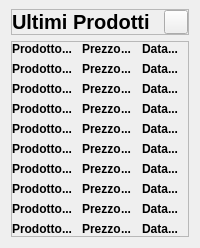
        <widget class="QWidget" name="productsFrame" native="true">
         <property name="sizePolicy">
          <sizepolicy hsizetype="Preferred" vsizetype="Expanding">
           <horstretch>0</horstretch>
           <verstretch>0</verstretch>
          </sizepolicy>
         </property>
         <layout class="QVBoxLayout" name="verticalLayout_2">
          <property name="topMargin">
           <number>9</number>
          </property>
          <item alignment="Qt::AlignTop">
           <widget class="QWidget" name="widget_4" native="true">
            <layout class="QHBoxLayout" name="horizontalLayout_7">
             <property name="spacing">
              <number>0</number>
             </property>
             <property name="leftMargin">
              <number>0</number>
             </property>
             <property name="topMargin">
              <number>0</number>
             </property>
             <property name="rightMargin">
              <number>0</number>
             </property>
             <property name="bottomMargin">
              <number>0</number>
             </property>
             <item alignment="Qt::AlignTop">
              <widget class="QFrame" name="frame">
               <property name="frameShape">
                <enum>QFrame::StyledPanel</enum>
               </property>
               <property name="frameShadow">
                <enum>QFrame::Raised</enum>
               </property>
               <layout class="QHBoxLayout" name="horizontalLayout_8">
                <property name="spacing">
                 <number>0</number>
                </property>
                <property name="leftMargin">
                 <number>0</number>
                </property>
                <property name="topMargin">
                 <number>0</number>
                </property>
                <property name="rightMargin">
                 <number>0</number>
                </property>
                <property name="bottomMargin">
                 <number>0</number>
                </property>
                <item>
                 <widget class="QLabel" name="prodottiHeader">
                  <property name="sizePolicy">
                   <sizepolicy hsizetype="Preferred" vsizetype="Expanding">
                    <horstretch>0</horstretch>
                    <verstretch>0</verstretch>
                   </sizepolicy>
                  </property>
                  <property name="font">
                   <font>
                    <family>Leelawadee UI</family>
                    <pointsize>15</pointsize>
                    <weight>75</weight>
                    <bold>true</bold>
                   </font>
                  </property>
                  <property name="text">
                   <string>Ultimi Prodotti</string>
                  </property>
                 </widget>
                </item>
                <item>
                 <widget class="QPushButton" name="avantiarw">
                  <property name="minimumSize">
                   <size>
                    <width>24</width>
                    <height>24</height>
                   </size>
                  </property>
                  <property name="maximumSize">
                   <size>
                    <width>24</width>
                    <height>24</height>
                   </size>
                  </property>
                  <property name="text">
                   <string/>
                  </property>
                  <property name="icon">
                   <iconset resource="resources.qrc">
                    <normaloff>:/blackIcons/assets/#000(black) icons/arrow-right.svg</normaloff>:/blackIcons/assets/#000(black) icons/arrow-right.svg</iconset>
                  </property>
                  <property name="iconSize">
                   <size>
                    <width>24</width>
                    <height>24</height>
                   </size>
                  </property>
                 </widget>
                </item>
               </layout>
              </widget>
             </item>
            </layout>
           </widget>
          </item>
          <item>
           <widget class="QFrame" name="productsContainer">
            <property name="sizePolicy">
             <sizepolicy hsizetype="Preferred" vsizetype="Expanding">
              <horstretch>0</horstretch>
              <verstretch>0</verstretch>
             </sizepolicy>
            </property>
            <property name="frameShape">
             <enum>QFrame::StyledPanel</enum>
            </property>
            <property name="frameShadow">
             <enum>QFrame::Raised</enum>
            </property>
            <layout class="QGridLayout" name="gridLayout">
             <property name="leftMargin">
              <number>0</number>
             </property>
             <property name="topMargin">
              <number>0</number>
             </property>
             <property name="rightMargin">
              <number>0</number>
             </property>
             <property name="bottomMargin">
              <number>0</number>
             </property>
             <property name="horizontalSpacing">
              <number>0</number>
             </property>
             <item row="0" column="5">
              <widget class="QLabel" name="label_7">
               <property name="font">
                <font>
                 <family>Leelawadee UI</family>
                 <weight>75</weight>
                 <bold>true</bold>
                </font>
               </property>
               <property name="text">
                <string>...</string>
               </property>
              </widget>
             </item>
             <item row="3" column="1">
              <widget class="QLabel" name="label_19">
               <property name="font">
                <font>
                 <family>Leelawadee UI</family>
                 <weight>75</weight>
                 <bold>true</bold>
                </font>
               </property>
               <property name="text">
                <string>...</string>
               </property>
              </widget>
             </item>
             <item row="5" column="0">
              <widget class="QLabel" name="label_12">
               <property name="font">
                <font>
                 <family>Leelawadee UI</family>
                 <weight>75</weight>
                 <bold>true</bold>
                </font>
               </property>
               <property name="text">
                <string>Prodotto</string>
               </property>
              </widget>
             </item>
             <item row="8" column="1">
              <widget class="QLabel" name="label_24">
               <property name="font">
                <font>
                 <family>Leelawadee UI</family>
                 <weight>75</weight>
                 <bold>true</bold>
                </font>
               </property>
               <property name="text">
                <string>...</string>
               </property>
              </widget>
             </item>
             <item row="4" column="5">
              <widget class="QLabel" name="label_56">
               <property name="font">
                <font>
                 <family>Leelawadee UI</family>
                 <weight>75</weight>
                 <bold>true</bold>
                </font>
               </property>
               <property name="text">
                <string>...</string>
               </property>
              </widget>
             </item>
             <item row="8" column="2">
              <widget class="QLabel" name="label_34">
               <property name="font">
                <font>
                 <family>Leelawadee UI</family>
                 <weight>75</weight>
                 <bold>true</bold>
                </font>
               </property>
               <property name="text">
                <string>Prezzo</string>
               </property>
              </widget>
             </item>
             <item row="5" column="3">
              <widget class="QLabel" name="label_39">
               <property name="font">
                <font>
                 <family>Leelawadee UI</family>
                 <weight>75</weight>
                 <bold>true</bold>
                </font>
               </property>
               <property name="text">
                <string>...</string>
               </property>
              </widget>
             </item>
             <item row="6" column="1">
              <widget class="QLabel" name="label_22">
               <property name="font">
                <font>
                 <family>Leelawadee UI</family>
                 <weight>75</weight>
                 <bold>true</bold>
                </font>
               </property>
               <property name="text">
                <string>...</string>
               </property>
              </widget>
             </item>
             <item row="1" column="4">
              <widget class="QLabel" name="label_44">
               <property name="font">
                <font>
                 <family>Leelawadee UI</family>
                 <weight>75</weight>
                 <bold>true</bold>
                </font>
               </property>
               <property name="text">
                <string>Data</string>
               </property>
              </widget>
             </item>
             <item row="2" column="0">
              <widget class="QLabel" name="label_9">
               <property name="font">
                <font>
                 <family>Leelawadee UI</family>
                 <weight>75</weight>
                 <bold>true</bold>
                </font>
               </property>
               <property name="text">
                <string>Prodotto</string>
               </property>
              </widget>
             </item>
             <item row="2" column="1">
              <widget class="QLabel" name="label_18">
               <property name="font">
                <font>
                 <family>Leelawadee UI</family>
                 <weight>75</weight>
                 <bold>true</bold>
                </font>
               </property>
               <property name="text">
                <string>...</string>
               </property>
              </widget>
             </item>
             <item row="0" column="4">
              <widget class="QLabel" name="label_4">
               <property name="font">
                <font>
                 <family>Leelawadee UI</family>
                 <weight>75</weight>
                 <bold>true</bold>
                </font>
               </property>
               <property name="text">
                <string>Data</string>
               </property>
              </widget>
             </item>
             <item row="8" column="3">
              <widget class="QLabel" name="label_42">
               <property name="font">
                <font>
                 <family>Leelawadee UI</family>
                 <weight>75</weight>
                 <bold>true</bold>
                </font>
               </property>
               <property name="text">
                <string>...</string>
               </property>
              </widget>
             </item>
             <item row="3" column="5">
              <widget class="QLabel" name="label_55">
               <property name="font">
                <font>
                 <family>Leelawadee UI</family>
                 <weight>75</weight>
                 <bold>true</bold>
                </font>
               </property>
               <property name="text">
                <string>...</string>
               </property>
              </widget>
             </item>
             <item row="4" column="3">
              <widget class="QLabel" name="label_38">
               <property name="font">
                <font>
                 <family>Leelawadee UI</family>
                 <weight>75</weight>
                 <bold>true</bold>
                </font>
               </property>
               <property name="text">
                <string>...</string>
               </property>
              </widget>
             </item>
             <item row="9" column="5">
              <widget class="QLabel" name="label_61">
               <property name="font">
                <font>
                 <family>Leelawadee UI</family>
                 <weight>75</weight>
                 <bold>true</bold>
                </font>
               </property>
               <property name="text">
                <string>...</string>
               </property>
              </widget>
             </item>
             <item row="9" column="0">
              <widget class="QLabel" name="label_16">
               <property name="font">
                <font>
                 <family>Leelawadee UI</family>
                 <weight>75</weight>
                 <bold>true</bold>
                </font>
               </property>
               <property name="text">
                <string>Prodotto</string>
               </property>
              </widget>
             </item>
             <item row="7" column="5">
              <widget class="QLabel" name="label_59">
               <property name="font">
                <font>
                 <family>Leelawadee UI</family>
                 <weight>75</weight>
                 <bold>true</bold>
                </font>
               </property>
               <property name="text">
                <string>...</string>
               </property>
              </widget>
             </item>
             <item row="8" column="0">
              <widget class="QLabel" name="label_15">
               <property name="font">
                <font>
                 <family>Leelawadee UI</family>
                 <weight>75</weight>
                 <bold>true</bold>
                </font>
               </property>
               <property name="text">
                <string>Prodotto</string>
               </property>
              </widget>
             </item>
             <item row="5" column="4">
              <widget class="QLabel" name="label_48">
               <property name="font">
                <font>
                 <family>Leelawadee UI</family>
                 <weight>75</weight>
                 <bold>true</bold>
                </font>
               </property>
               <property name="text">
                <string>Data</string>
               </property>
              </widget>
             </item>
             <item row="3" column="4">
              <widget class="QLabel" name="label_46">
               <property name="font">
                <font>
                 <family>Leelawadee UI</family>
                 <weight>75</weight>
                 <bold>true</bold>
                </font>
               </property>
               <property name="text">
                <string>Data</string>
               </property>
              </widget>
             </item>
             <item row="4" column="2">
              <widget class="QLabel" name="label_29">
               <property name="font">
                <font>
                 <family>Leelawadee UI</family>
                 <weight>75</weight>
                 <bold>true</bold>
                </font>
               </property>
               <property name="text">
                <string>Prezzo</string>
               </property>
              </widget>
             </item>
             <item row="7" column="3">
              <widget class="QLabel" name="label_41">
               <property name="font">
                <font>
                 <family>Leelawadee UI</family>
                 <weight>75</weight>
                 <bold>true</bold>
                </font>
               </property>
               <property name="text">
                <string>...</string>
               </property>
              </widget>
             </item>
             <item row="6" column="2">
              <widget class="QLabel" name="label_31">
               <property name="font">
                <font>
                 <family>Leelawadee UI</family>
                 <weight>75</weight>
                 <bold>true</bold>
                </font>
               </property>
               <property name="text">
                <string>Prezzo</string>
               </property>
              </widget>
             </item>
             <item row="8" column="4">
              <widget class="QLabel" name="label_51">
               <property name="font">
                <font>
                 <family>Leelawadee UI</family>
                 <weight>75</weight>
                 <bold>true</bold>
                </font>
               </property>
               <property name="text">
                <string>Data</string>
               </property>
              </widget>
             </item>
             <item row="3" column="3">
              <widget class="QLabel" name="label_37">
               <property name="font">
                <font>
                 <family>Leelawadee UI</family>
                 <weight>75</weight>
                 <bold>true</bold>
                </font>
               </property>
               <property name="text">
                <string>...</string>
               </property>
              </widget>
             </item>
             <item row="2" column="3">
              <widget class="QLabel" name="label_36">
               <property name="font">
                <font>
                 <family>Leelawadee UI</family>
                 <weight>75</weight>
                 <bold>true</bold>
                </font>
               </property>
               <property name="text">
                <string>...</string>
               </property>
              </widget>
             </item>
             <item row="6" column="0">
              <widget class="QLabel" name="label_13">
               <property name="font">
                <font>
                 <family>Leelawadee UI</family>
                 <weight>75</weight>
                 <bold>true</bold>
                </font>
               </property>
               <property name="text">
                <string>Prodotto</string>
               </property>
              </widget>
             </item>
             <item row="5" column="1">
              <widget class="QLabel" name="label_21">
               <property name="font">
                <font>
                 <family>Leelawadee UI</family>
                 <weight>75</weight>
                 <bold>true</bold>
                </font>
               </property>
               <property name="text">
                <string>...</string>
               </property>
              </widget>
             </item>
             <item row="0" column="0">
              <widget class="QLabel" name="label">
               <property name="font">
                <font>
                 <family>Leelawadee UI</family>
                 <weight>75</weight>
                 <bold>true</bold>
                </font>
               </property>
               <property name="text">
                <string>Prodotto</string>
               </property>
              </widget>
             </item>
             <item row="9" column="4">
              <widget class="QLabel" name="label_52">
               <property name="font">
                <font>
                 <family>Leelawadee UI</family>
                 <weight>75</weight>
                 <bold>true</bold>
                </font>
               </property>
               <property name="text">
                <string>Data</string>
               </property>
              </widget>
             </item>
             <item row="3" column="0">
              <widget class="QLabel" name="label_10">
               <property name="font">
                <font>
                 <family>Leelawadee UI</family>
                 <weight>75</weight>
                 <bold>true</bold>
                </font>
               </property>
               <property name="text">
                <string>Prodotto</string>
               </property>
              </widget>
             </item>
             <item row="0" column="2">
              <widget class="QLabel" name="label_3">
               <property name="font">
                <font>
                 <family>Leelawadee UI</family>
                 <weight>75</weight>
                 <bold>true</bold>
                </font>
               </property>
               <property name="text">
                <string>Prezzo</string>
               </property>
              </widget>
             </item>
             <item row="7" column="1">
              <widget class="QLabel" name="label_23">
               <property name="font">
                <font>
                 <family>Leelawadee UI</family>
                 <weight>75</weight>
                 <bold>true</bold>
                </font>
               </property>
               <property name="text">
                <string>...</string>
               </property>
              </widget>
             </item>
             <item row="9" column="2">
              <widget class="QLabel" name="label_35">
               <property name="font">
                <font>
                 <family>Leelawadee UI</family>
                 <weight>75</weight>
                 <bold>true</bold>
                </font>
               </property>
               <property name="text">
                <string>Prezzo</string>
               </property>
              </widget>
             </item>
             <item row="9" column="1">
              <widget class="QLabel" name="label_25">
               <property name="font">
                <font>
                 <family>Leelawadee UI</family>
                 <weight>75</weight>
                 <bold>true</bold>
                </font>
               </property>
               <property name="text">
                <string>...</string>
               </property>
              </widget>
             </item>
             <item row="2" column="4">
              <widget class="QLabel" name="label_45">
               <property name="font">
                <font>
                 <family>Leelawadee UI</family>
                 <weight>75</weight>
                 <bold>true</bold>
                </font>
               </property>
               <property name="text">
                <string>Data</string>
               </property>
              </widget>
             </item>
             <item row="2" column="2">
              <widget class="QLabel" name="label_27">
               <property name="font">
                <font>
                 <family>Leelawadee UI</family>
                 <weight>75</weight>
                 <bold>true</bold>
                </font>
               </property>
               <property name="text">
                <string>Prezzo</string>
               </property>
              </widget>
             </item>
             <item row="1" column="3">
              <widget class="QLabel" name="label_32">
               <property name="font">
                <font>
                 <family>Leelawadee UI</family>
                 <weight>75</weight>
                 <bold>true</bold>
                </font>
               </property>
               <property name="text">
                <string>...</string>
               </property>
              </widget>
             </item>
             <item row="1" column="1">
              <widget class="QLabel" name="label_17">
               <property name="font">
                <font>
                 <family>Leelawadee UI</family>
                 <weight>75</weight>
                 <bold>true</bold>
                </font>
               </property>
               <property name="text">
                <string>...</string>
               </property>
              </widget>
             </item>
             <item row="3" column="2">
              <widget class="QLabel" name="label_28">
               <property name="font">
                <font>
                 <family>Leelawadee UI</family>
                 <weight>75</weight>
                 <bold>true</bold>
                </font>
               </property>
               <property name="text">
                <string>Prezzo</string>
               </property>
              </widget>
             </item>
             <item row="5" column="5">
              <widget class="QLabel" name="label_57">
               <property name="font">
                <font>
                 <family>Leelawadee UI</family>
                 <weight>75</weight>
                 <bold>true</bold>
                </font>
               </property>
               <property name="text">
                <string>...</string>
               </property>
              </widget>
             </item>
             <item row="4" column="4">
              <widget class="QLabel" name="label_47">
               <property name="font">
                <font>
                 <family>Leelawadee UI</family>
                 <weight>75</weight>
                 <bold>true</bold>
                </font>
               </property>
               <property name="text">
                <string>Data</string>
               </property>
              </widget>
             </item>
             <item row="4" column="1">
              <widget class="QLabel" name="label_20">
               <property name="font">
                <font>
                 <family>Leelawadee UI</family>
                 <weight>75</weight>
                 <bold>true</bold>
                </font>
               </property>
               <property name="text">
                <string>...</string>
               </property>
              </widget>
             </item>
             <item row="7" column="2">
              <widget class="QLabel" name="label_33">
               <property name="font">
                <font>
                 <family>Leelawadee UI</family>
                 <weight>75</weight>
                 <bold>true</bold>
                </font>
               </property>
               <property name="text">
                <string>Prezzo</string>
               </property>
              </widget>
             </item>
             <item row="5" column="2">
              <widget class="QLabel" name="label_30">
               <property name="font">
                <font>
                 <family>Leelawadee UI</family>
                 <weight>75</weight>
                 <bold>true</bold>
                </font>
               </property>
               <property name="text">
                <string>Prezzo</string>
               </property>
              </widget>
             </item>
             <item row="7" column="0">
              <widget class="QLabel" name="label_14">
               <property name="font">
                <font>
                 <family>Leelawadee UI</family>
                 <weight>75</weight>
                 <bold>true</bold>
                </font>
               </property>
               <property name="text">
                <string>Prodotto</string>
               </property>
              </widget>
             </item>
             <item row="7" column="4">
              <widget class="QLabel" name="label_50">
               <property name="font">
                <font>
                 <family>Leelawadee UI</family>
                 <weight>75</weight>
                 <bold>true</bold>
                </font>
               </property>
               <property name="text">
                <string>Data</string>
               </property>
              </widget>
             </item>
             <item row="6" column="5">
              <widget class="QLabel" name="label_58">
               <property name="font">
                <font>
                 <family>Leelawadee UI</family>
                 <weight>75</weight>
                 <bold>true</bold>
                </font>
               </property>
               <property name="text">
                <string>...</string>
               </property>
              </widget>
             </item>
             <item row="8" column="5">
              <widget class="QLabel" name="label_60">
               <property name="font">
                <font>
                 <family>Leelawadee UI</family>
                 <weight>75</weight>
                 <bold>true</bold>
                </font>
               </property>
               <property name="text">
                <string>...</string>
               </property>
              </widget>
             </item>
             <item row="9" column="3">
              <widget class="QLabel" name="label_43">
               <property name="font">
                <font>
                 <family>Leelawadee UI</family>
                 <weight>75</weight>
                 <bold>true</bold>
                </font>
               </property>
               <property name="text">
                <string>...</string>
               </property>
              </widget>
             </item>
             <item row="2" column="5">
              <widget class="QLabel" name="label_54">
               <property name="font">
                <font>
                 <family>Leelawadee UI</family>
                 <weight>75</weight>
                 <bold>true</bold>
                </font>
               </property>
               <property name="text">
                <string>...</string>
               </property>
              </widget>
             </item>
             <item row="0" column="3">
              <widget class="QLabel" name="label_6">
               <property name="font">
                <font>
                 <family>Leelawadee UI</family>
                 <weight>75</weight>
                 <bold>true</bold>
                </font>
               </property>
               <property name="text">
                <string>...</string>
               </property>
              </widget>
             </item>
             <item row="1" column="2">
              <widget class="QLabel" name="label_26">
               <property name="font">
                <font>
                 <family>Leelawadee UI</family>
                 <weight>75</weight>
                 <bold>true</bold>
                </font>
               </property>
               <property name="text">
                <string>Prezzo</string>
               </property>
              </widget>
             </item>
             <item row="1" column="0">
              <widget class="QLabel" name="label_8">
               <property name="font">
                <font>
                 <family>Leelawadee UI</family>
                 <weight>75</weight>
                 <bold>true</bold>
                </font>
               </property>
               <property name="text">
                <string>Prodotto</string>
               </property>
              </widget>
             </item>
             <item row="6" column="3">
              <widget class="QLabel" name="label_40">
               <property name="font">
                <font>
                 <family>Leelawadee UI</family>
                 <weight>75</weight>
                 <bold>true</bold>
                </font>
               </property>
               <property name="text">
                <string>...</string>
               </property>
              </widget>
             </item>
             <item row="4" column="0">
              <widget class="QLabel" name="label_11">
               <property name="font">
                <font>
                 <family>Leelawadee UI</family>
                 <weight>75</weight>
                 <bold>true</bold>
                </font>
               </property>
               <property name="text">
                <string>Prodotto</string>
               </property>
              </widget>
             </item>
             <item row="0" column="1">
              <widget class="QLabel" name="label_5">
               <property name="font">
                <font>
                 <family>Leelawadee UI</family>
                 <weight>75</weight>
                 <bold>true</bold>
                </font>
               </property>
               <property name="text">
                <string>...</string>
               </property>
              </widget>
             </item>
             <item row="1" column="5">
              <widget class="QLabel" name="label_53">
               <property name="font">
                <font>
                 <family>Leelawadee UI</family>
                 <weight>75</weight>
                 <bold>true</bold>
                </font>
               </property>
               <property name="text">
                <string>...</string>
               </property>
              </widget>
             </item>
             <item row="6" column="4">
              <widget class="QLabel" name="label_49">
               <property name="font">
                <font>
                 <family>Leelawadee UI</family>
                 <weight>75</weight>
                 <bold>true</bold>
                </font>
               </property>
               <property name="text">
                <string>Data</string>
               </property>
              </widget>
             </item>
            </layout>
           </widget>
          </item>
         </layout>
        </widget>
